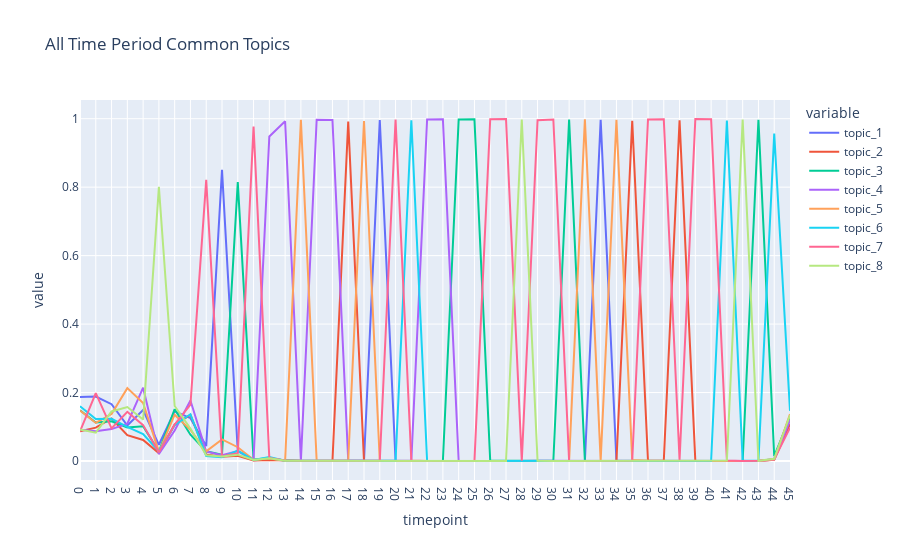

The notebook cell this image was saved under:
### Code cell
td = pd.DataFrame()
for timepoint in range(best_mdl.num_timepoints):
    td_tmp = pd.DataFrame(
        np.stack([doc.get_topic_dist() for doc in best_mdl.docs if doc.timepoint == timepoint]),
        columns=["topic_{}".format(i + 1) for i in range(best_mdl.k)],
    )
    td_tmp["timepoint"] = timepoint
    td = pd.concat([td, td_tmp], ignore_index=True)
    del td_tmp

import plotly.express as px
fig = px.line(td, x="timepoint", y=td.columns,
            #   hover_data={"timepoint": "|%B %d, %Y"},
              title='All Time Period Common Topics')
fig.update_xaxes(
    dtick="M1",
    tickformat="%b %d",
    ticklabelmode="period")
fig.show()

# save the figure to html
fig.write_html('./main_df_output/QA_topic_plot.html')
